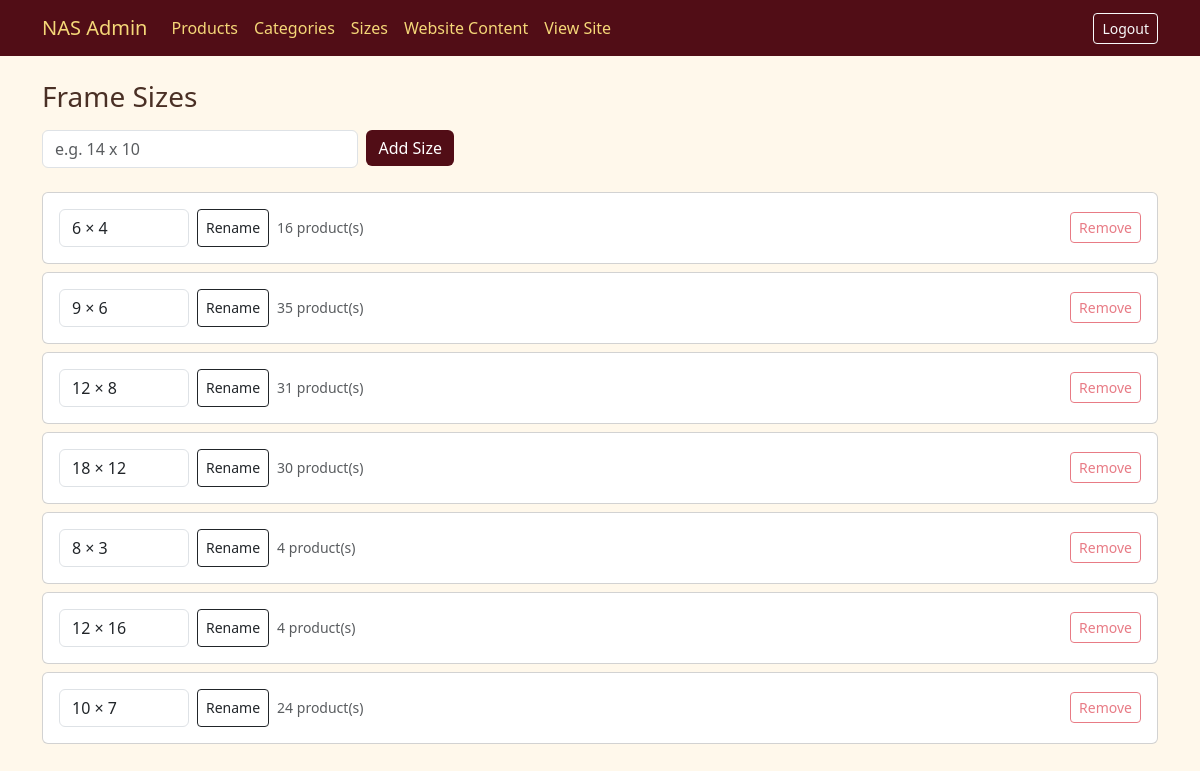
Screenshot of /admin/sizes (signed in) with the database file from the repository.
### app/models.py (models this page shows)
class FrameSize(db.Model):
    id = db.Column(db.Integer, primary_key=True)
    label = db.Column(db.String(20), unique=True, nullable=False)  # "12 × 8"
    sort_order = db.Column(db.Integer, default=0)
    products = db.relationship("Product", backref="size", lazy=True)

### app/routes/admin.py (the view)
@admin_bp.route("/sizes")
@login_required
def sizes():
    items = FrameSize.query.order_by(FrameSize.sort_order, FrameSize.id).all()
    return render_template("admin/sizes.html", sizes=items)

### app/models.py (called while the page is built)
@login_manager.user_loader
def load_user(user_id):
    return db.session.get(Admin, int(user_id))

    @staticmethod
    def get():
        s = SiteSettings.query.first()
        if not s:
            s = SiteSettings()
            db.session.add(s)
            db.session.commit()
        return s

### app/templates/admin/sizes.html (shortened to what this page needs)
{% extends "admin/base.html" %}
{% block content %}
<h1 class="h3 mb-3">Frame Sizes</h1>
<form method="post" action="{{ url_for('admin.add_size') }}" class="row g-2 mb-4" style="max-width:420px">
  <div class="col"><input class="form-control" name="label" placeholder="e.g. 14 x 10" required aria-label="New size"></div>
  <div class="col-auto"><button class="btn btn-burgundy">Add Size</button></div>
</form>
{% for s in sizes %}
<div class="card card-body mb-2">
  <div class="d-flex flex-wrap gap-2 align-items-center">
    <form method="post" action="{{ url_for('admin.edit_size', sid=s.id) }}" class="d-flex gap-2">
      <input class="form-control" style="width:130px" name="label" value="{{ s.label }}" aria-label="Size">
      <button class="btn btn-sm btn-outline-dark">Rename</button>
    </form>
    <span class="text-muted small">{{ s.products|length }} product(s)</span>
    <form method="post" action="{{ url_for('admin.delete_size', sid=s.id) }}" class="ms-auto"
          onsubmit="return confirm('Remove size {{ s.label }}?');">
      <button class="btn btn-sm btn-outline-danger" {{ 'disabled' if s.products }}>Remove</button>
    </form>
  </div>
</div>
{% endfor %}
{% endblock %}

### app/templates/admin/base.html (style rules this page uses)
body { background:#FFF8EB; color:#4A3025; }
.btn-burgundy { background:#510D16; color:#fff; border:0; }

### rows the page displays
FrameSize: label "6 × 4", products|length "16"
FrameSize: label "9 × 6", products|length "35"
FrameSize: label "12 × 8", products|length "31"
FrameSize: label "18 × 12", products|length "30"
FrameSize: label "8 × 3", products|length "4"
FrameSize: label "12 × 16", products|length "4"
FrameSize: label "10 × 7", products|length "24"
